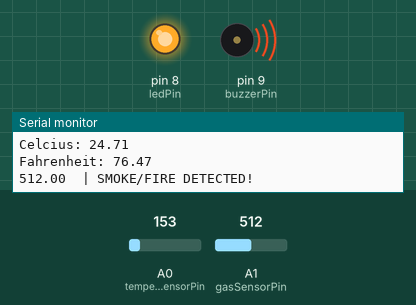
A sketch run on a simulated Arduino Uno, built with avr-gcc and run on an emulated ATmega328P. Parts: output pins drawn as LEDs (lit = HIGH), buzzer (waves = sounding), the last lines printed to the serial monitor. Inputs (shaded band) come from the test bench; at power-on: A1 (gasSensorPin) = 512, A0 (temperatureSensorPin) = 153.

Above: at 3.8 s.
3.9 s: A1 (gasSensorPin) set to 461
7.8 s: A1 (gasSensorPin) set to 441
At 8.8 s:
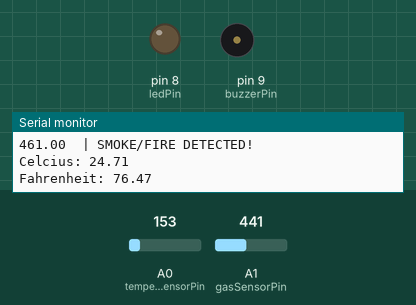
11.7 s: A1 (gasSensorPin) set to 460
At 12.4 s:
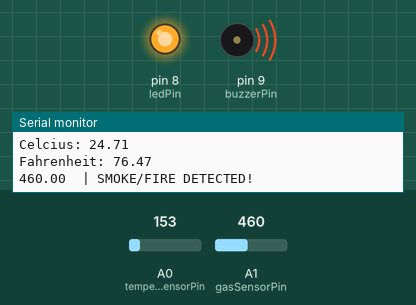
19.9 s: A1 (gasSensorPin) set to 440
At 20.5 s:
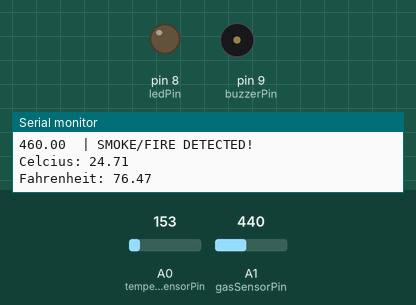
Timing chart, 0 to 22.9 s (numbered marks = the images above; inputs shaded):
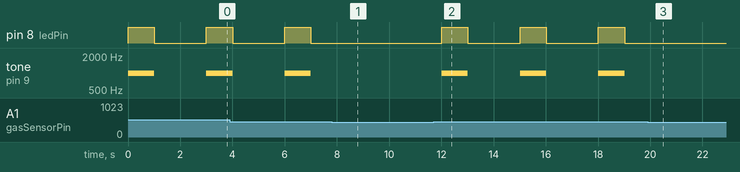

The sketch:

tinkercad_series_fire_alarm1.ino
```cpp
/* temperature sensor variables */
float celcius;
float fahrenheit;
float voltage;
int temperatureSensorPin = A0;	/*assign buzzer output to pin A0*/

/* gas sensor variables */

int gasSensorPin = A1;	/*assign buzzer output to pin A1*/
int buzzerPin = 9;  	/*assign buzzer output to pin 9*/
int ledPin = 8;			/*assign buzzer output to pin 8*/

/* variable that both sensors use */
float sensorValue;

void setup()
{
  /*Tells the arduino that the temperature Sensor is an input*/
  pinMode(temperatureSensorPin, INPUT);
  /*Tells the arduino that the buzzer is an output*/
  pinMode(buzzerPin, OUTPUT);
  /*Tells the arduino that the led is an output*/
  pinMode(ledPin, OUTPUT);
  /*Allows for the use of the serial monitor*/
  Serial.begin(9600);
}

void loop()
{
  /* code for the gas sensor */

  /*reads the value from the gas sensor and stores it*/
  sensorValue = analogRead(gasSensorPin);

  /*tests to see if there's harmful gasses or a fire*/
  if(sensorValue >= 450 || celcius > 100)
  {
	Serial.print(sensorValue);
  Serial.println("	| SMOKE/FIRE DETECTED!");
  /*buzzer go brrrrr*/
  tone(buzzerPin, 1000); // Send 1KHz sound signal...
  digitalWrite(ledPin, HIGH); // turns on the LED
  delay(1000);        // ...for 1 sec
  noTone(buzzerPin);     // Stop sound...
  digitalWrite(ledPin, LOW); // turns off the LED
  delay(1000);        // ...for 1sec


  }
  else
  {
    /*Prints out the value from the gas sensor that was stored*/
    Serial.print("Sensor Value: ");
    Serial.println(sensorValue);
  }

  /* code for the temperature sensor */

  /*reads the raw value from the temperature sensor*/
  sensorValue = analogRead(temperatureSensorPin);

  /* calculating the voltage collected from the sensor */
  voltage = sensorValue * 5; // multiplied by 5 since we're using 5 volts
  voltage /= 1024; // divide by 1024 since arduino reads in data from 0 to 1023 also know as 10 bits

  /* calculate the temperature from the voltage */

  celcius = (voltage - 0.5) * 100; // calculates the temperature in Celcius
  fahrenheit = (9.0 / 5) * celcius + 32; // calculates temperature in Fahrenheit

  /* printing the temperatures */
  Serial.print("Celcius: ");
  Serial.println(celcius);
  Serial.print("Fahrenheit: ");
  Serial.println(fahrenheit);
  Serial.println();

  delay(1000); // pauses for 1 seconds so we're not bombarded with data
}
```

Measured:
- the behaviour switches between 450 and 449 on A1 (gasSensorPin) (found by bisection; images 0 and 1)
- after the input at 7.8 s, pin 8 (ledPin): stays LOW (without the input it goes to HIGH after 1.2 s); tone on pin 9 (buzzerPin): stays silent (without the input it goes to 1000 Hz after 1.2 s)
- after the input at 11.7 s, pin 8 (ledPin): alternates HIGH for 1.0 s and LOW for 2.0 s, starting after 0.31 s; tone on pin 9 (buzzerPin): alternates 1000 Hz for 1.0 s and silent for 2.0 s, starting after 0.31 s
- after the input at 19.9 s, pin 8 (ledPin): stays LOW (without the input it goes to HIGH after 1.1 s); tone on pin 9 (buzzerPin): stays silent (without the input it goes to 1000 Hz after 1.1 s)
